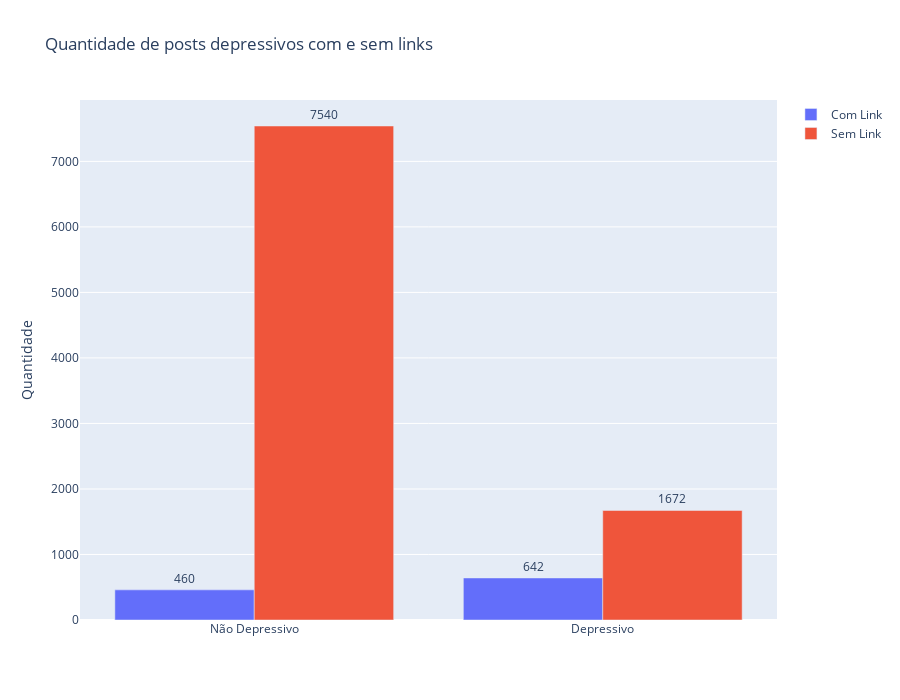

Notebook code cell kept with this figure:
### Code cell
link = dados[['index','label','link']].groupby(['label','link']).count().reset_index()

labels = link['label'].unique()

fig = go.Figure(data=[
    go.Bar(name='Com Link', x=labels, y=link[link['link']==True]['index'],
           text=link[link['link']==True]['index'], textposition='outside'),
    go.Bar(name='Sem Link', x=labels, y=link[link['link']==False]['index'],
           text=link[link['link']==False]['index'], textposition='outside')
])

fig.update_layout(
    title='Quantidade de posts depressivos com e sem links',
    yaxis_title='Quantidade',
    xaxis = dict(
        tickvals = ['0','1'],
        ticktext = ['Não Depressivo','Depressivo']),
    width = 900,
    height = 700
)

fig.show()

### Figure 1 — Plotly figure (JSON) as saved in the notebook; plotly's stock layout.template omitted (floating-point values rounded to 4 significant figures)
{"data": [{"name": "Com Link", "text": [460, 642], "textposition": "outside", "type": "bar", "x": [0, 1], "y": [460, 642]}, {"name": "Sem Link", "text": [7540, 1672], "textposition": "outside", "type": "bar", "x": [0, 1], "y": [7540, 1672]}], "layout": {"height": 700, "title": {"text": "Quantidade de posts depressivos com e sem links"}, "width": 900, "xaxis": {"ticktext": ["Não Depressivo", "Depressivo"], "tickvals": ["0", "1"]}, "yaxis": {"title": {"text": "Quantidade"}}}}
